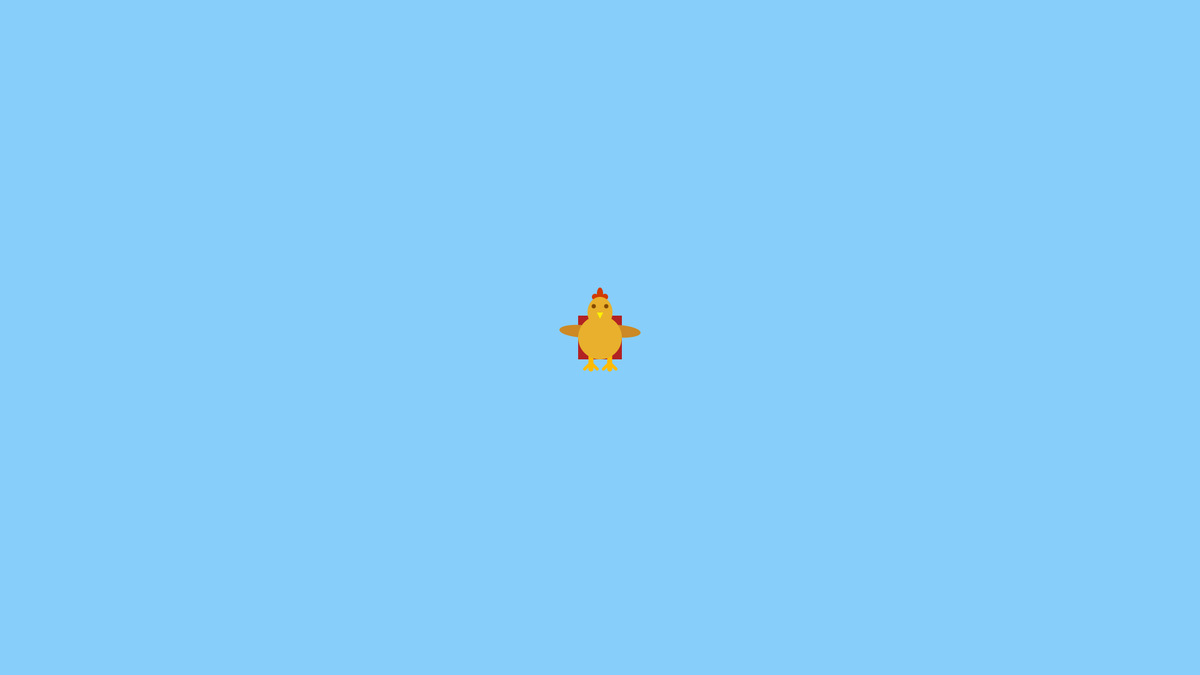
Frame 1 (no input)
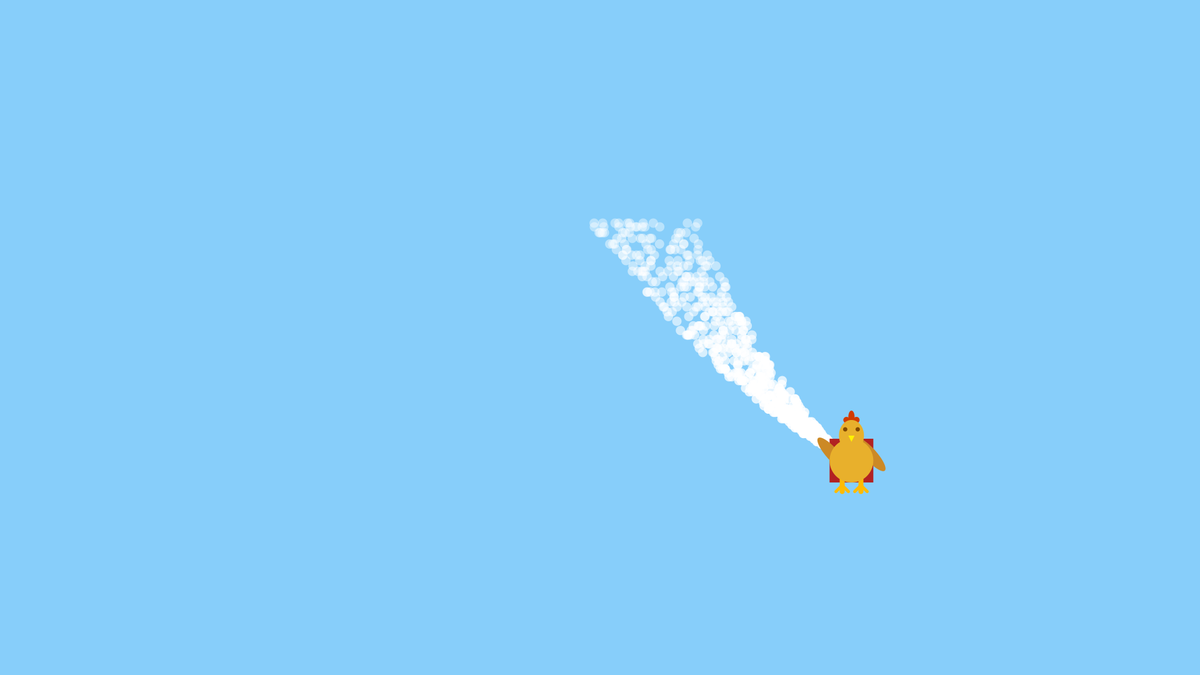
Frame 60 (the mouse pressed at the canvas centre just before this capture)
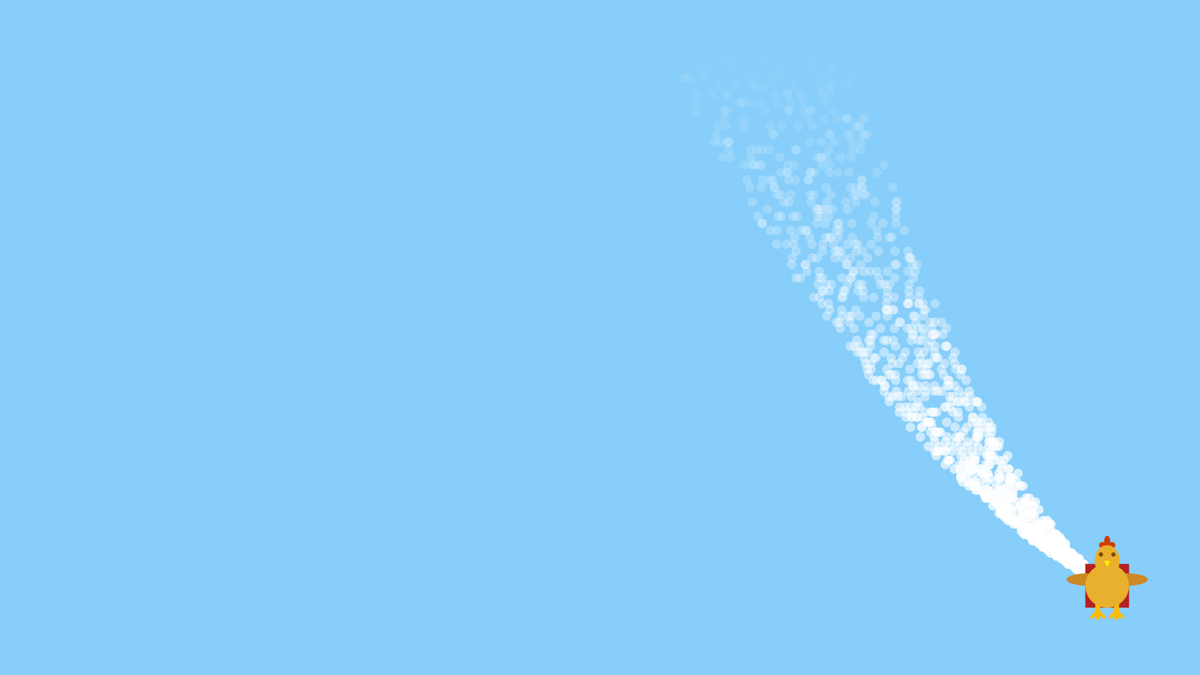
Frame 120 (the mouse held since frame 60 and released just before this capture)

The Processing sketch that drew these frames (run headless with seeded random() and noise(); from frame 60 on, the mouse is pressed at the canvas centre):

// Processing sketch: sketch_4_1
// ── sketch_4_1.pde
Chicken chicken;
ParticleSystem explosion;

// startingPoint of the particleSystem
PVector startPS;

void setup() {
  size(1920, 1080);  
  startPS = new PVector(width/2, height/2);
  explosion = new ParticleSystem(startPS);
  chicken = new Chicken(startPS, explosion);
}

void draw() {
  background(135,206,250);
  chicken.display();
  chicken.moveChicken();
}

// ── Chicken.pde
class Chicken {
  PVector location, newLoc, speed;
  float xoffset, xincrement, noiseX;
  float yoffset, yincrement, noiseY;
  ParticleSystem ps;
  
  float angleWings;
  float speedWings;

  boolean hitBorder; 

  Chicken(PVector location, ParticleSystem ps) {
    this.ps = ps;
    this.location = location.copy();
    speed = new PVector(random(1, 10), random(1, 10));
 
    speedWings = 0.07;
  }

  void display() {
    noStroke();

    //render the smoke
    ps.run(location);

    //jetpack
    fill(178, 34, 34);
    rectMode(CENTER);
    rect(location.x, location.y, 70, 70);

    angleWings = angleWings + speedWings;

    //wings
    fill(204, 137, 37);
    //ellipse(location.x+30, location.y-10, 70, 20);
    //ellipse(location.x-30, location.y-10, 70, 20);

    pushMatrix();
    translate(location.x+30, location.y-10);
    rotate(angleWings);
    ellipse(0, 0, 70, 20);
    popMatrix();

    pushMatrix();
    translate(location.x-30, location.y-10);
    rotate(angleWings);
    ellipse(0, 0, 70, 20);
    popMatrix();

    //Flap the wings
    if (angleWings > QUARTER_PI || angleWings < -QUARTER_PI) {
      speedWings *= -1;
    }

    //flapje
    fill(209, 59, 0);
    ellipse(location.x, location.y-70, 10, 20);
    ellipse(location.x+8, location.y-65, 10, 10);
    ellipse(location.x-8, location.y-65, 10, 10);

    //legs
    strokeCap(ROUND);
    stroke(255, 187, 0);
    strokeWeight(8);
    line(location.x + 15, location.y+50, location.x + 15, location.y + 20);
    line(location.x - 15, location.y+50, location.x - 15, location.y + 20);
    //left foot
    strokeWeight(5);
    line(location.x - 25, location.y+50, location.x - 15, location.y + 40);
    line(location.x - 5, location.y+50, location.x - 15, location.y + 40);
    //right foot
    line(location.x + 25, location.y+50, location.x + 15, location.y + 40);
    line(location.x + 5, location.y+50, location.x + 15, location.y + 40);

    //body 
    fill(232, 176, 44);
    noStroke();
    ellipse(location.x, location.y, 70, 70);
    ellipse(location.x, location.y-40, 40, 50);

    //face
    fill(130, 74, 0);
    ellipse(location.x+10, location.y-50, 7, 7);
    ellipse(location.x-10, location.y-50, 7, 7);
    fill(255, 242, 0);
    triangle(location.x-5, location.y-40, location.x+5, location.y-40, location.x, location.y - 30);
  }

  void moveChicken() {

    if ((this.location.x > width - 75) || (this.location.x < 75)) {
      speed.x = speed.x *-1;
    }
    if ((this.location.y > height - 75) || (this.location.y < 75)) {
      speed.y = speed.y *-1;
    }

    println(speed.x + " | " + speed.y);
    location.add(speed);
  }
}

// ── Particle.pde
class Particle {
  //declare the variables of the particle
  PVector locationP, velocityP, accelerationP;
  float lifeTime;

  Particle(PVector startLocation) {
    //define the variables of the particle
    accelerationP = new PVector(0, -0.1);
    velocityP = new PVector(random(-0.2, 2.75), random(0, 0));
    locationP = startLocation.copy();
    lifeTime = 255.0;
  }

  //combine 2 voids to 1 void
  void run() {
    update();
    display();
  }

  //update of the particle location and color
  void update() {
    velocityP.add(accelerationP);
    locationP.add(velocityP);
    lifeTime -= 2.5;
  }

  //define the particle
  void display() {
    noStroke();
    fill(255, 255, 255, lifeTime);
    ellipse(locationP.x, locationP.y, 15, 15);
  }

  Boolean deadParticle() {
    if (lifeTime <= 0) return true;
    else return false;
  }
}

// ── ParticleSystem.pde
import java.util.Iterator;  // Import the class of Iterator

class ParticleSystem {
  //describe var
  ArrayList<Particle> particles;
  PVector locationPS, accelerationPS, velocityPS;

  //constructor + define var
  ParticleSystem(PVector location) {
    particles = new ArrayList<Particle>();
    locationPS = location.copy();
    accelerationPS = new PVector(0.1, 0);
    velocityPS = new PVector(0, 0);
  }

  void movePS(PVector location) {
    locationPS = location.copy();
  }

  //make multiples particles
  void addParticle() {
    particles.add(new Particle(locationPS));
  }

  //make the particles and delete the older particles
  void particleRuler() {
    Iterator<Particle> it = particles.iterator();
    while (it.hasNext()) {
      Particle p = it.next();
      p.run();
      if (p.deadParticle()) {
        it.remove();
      }
    }
  }

  // a void to run all of the voids in this class
  void run(PVector loc) {
    // to make more smoke create 10 particleSystems on the same spot
    for (int i = 0; i<10; i++) {
      addParticle();
    }
    movePS(loc);
    particleRuler();
  }
}
